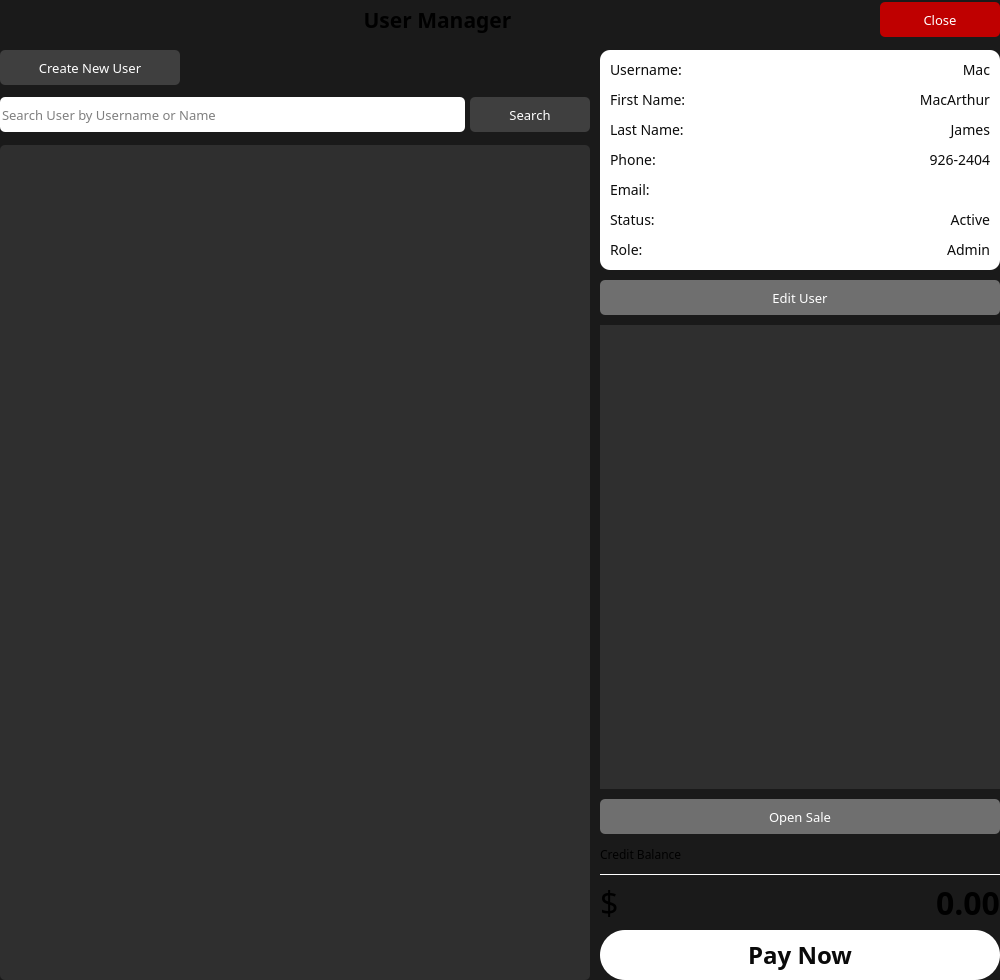
<?xml version="1.0" encoding="UTF-8"?>
<ui version="4.0">
 <class>UsersListWindow</class>
 <widget class="QWidget" name="UsersListWindow">
  <property name="geometry">
   <rect>
    <x>0</x>
    <y>0</y>
    <width>1000</width>
    <height>980</height>
   </rect>
  </property>
  <property name="minimumSize">
   <size>
    <width>980</width>
    <height>980</height>
   </size>
  </property>
  <property name="font">
   <font>
    <family>Lexend</family>
    <pointsize>10</pointsize>
   </font>
  </property>
  <property name="windowTitle">
   <string>Users List</string>
  </property>
  <property name="styleSheet">
   <string notr="true">QWidget {
}
#UsersListWindow {
	background-color: #1a1a1a;
}
#pb_user_close:hover {
	background-color: #ff0000;
}</string>
  </property>
  <layout class="QVBoxLayout" name="verticalLayout">
   <property name="spacing">
    <number>10</number>
   </property>
   <property name="leftMargin">
    <number>0</number>
   </property>
   <property name="topMargin">
    <number>0</number>
   </property>
   <property name="rightMargin">
    <number>0</number>
   </property>
   <property name="bottomMargin">
    <number>0</number>
   </property>
   <item>
    <widget class="QWidget" name="widget" native="true">
     <property name="minimumSize">
      <size>
       <width>0</width>
       <height>40</height>
      </size>
     </property>
     <property name="maximumSize">
      <size>
       <width>16777215</width>
       <height>45</height>
      </size>
     </property>
     <layout class="QHBoxLayout" name="horizontalLayout_3">
      <property name="spacing">
       <number>5</number>
      </property>
      <property name="leftMargin">
       <number>0</number>
      </property>
      <property name="topMargin">
       <number>0</number>
      </property>
      <property name="rightMargin">
       <number>0</number>
      </property>
      <property name="bottomMargin">
       <number>0</number>
      </property>
      <item>
       <widget class="QLabel" name="lb_user_title">
        <property name="minimumSize">
         <size>
          <width>0</width>
          <height>35</height>
         </size>
        </property>
        <property name="maximumSize">
         <size>
          <width>16777215</width>
          <height>35</height>
         </size>
        </property>
        <property name="font">
         <font>
          <family>Lexend</family>
          <pointsize>16</pointsize>
          <bold>true</bold>
         </font>
        </property>
        <property name="text">
         <string>User Manager</string>
        </property>
        <property name="alignment">
         <set>Qt::AlignmentFlag::AlignCenter</set>
        </property>
       </widget>
      </item>
      <item>
       <widget class="QPushButton" name="pb_user_close">
        <property name="minimumSize">
         <size>
          <width>120</width>
          <height>35</height>
         </size>
        </property>
        <property name="maximumSize">
         <size>
          <width>120</width>
          <height>35</height>
         </size>
        </property>
        <property name="styleSheet">
         <string notr="true">#pb_user_close {
	background-color: #bf0000;
	border: None;
	border-radius: 5px;
	color: white;
}

#pb_user_close:hover {
	background-color: #ff0000;
	color: white;
}</string>
        </property>
        <property name="text">
         <string>Close</string>
        </property>
        <property name="icon">
         <iconset resource="../../../../../../../../../mnt/hdd/PYTHON_LAB/eixn-pos/assets/images/icons.qrc">
          <normaloff>:/Icons/close_white.svg</normaloff>:/Icons/close_white.svg</iconset>
        </property>
       </widget>
      </item>
     </layout>
    </widget>
   </item>
   <item>
    <widget class="QWidget" name="wd_content" native="true">
     <layout class="QHBoxLayout" name="horizontalLayout">
      <property name="spacing">
       <number>10</number>
      </property>
      <property name="leftMargin">
       <number>0</number>
      </property>
      <property name="topMargin">
       <number>0</number>
      </property>
      <property name="rightMargin">
       <number>0</number>
      </property>
      <property name="bottomMargin">
       <number>0</number>
      </property>
      <item>
       <widget class="QWidget" name="wd_all_view" native="true">
        <layout class="QVBoxLayout" name="verticalLayout_2">
         <property name="spacing">
          <number>10</number>
         </property>
         <property name="leftMargin">
          <number>0</number>
         </property>
         <property name="topMargin">
          <number>0</number>
         </property>
         <property name="rightMargin">
          <number>0</number>
         </property>
         <property name="bottomMargin">
          <number>0</number>
         </property>
         <item>
          <widget class="QPushButton" name="pb_create_user">
           <property name="minimumSize">
            <size>
             <width>180</width>
             <height>35</height>
            </size>
           </property>
           <property name="maximumSize">
            <size>
             <width>180</width>
             <height>16777215</height>
            </size>
           </property>
           <property name="font">
            <font>
             <family>Lexend</family>
             <pointsize>10</pointsize>
            </font>
           </property>
           <property name="styleSheet">
            <string notr="true">#pb_create_user {
	background-color: #3f3f3f;
	color: white;
	border: None;
	border-radius: 5px;
}
#pb_create_user:hover {
	background-color: #4f4f4f;
}</string>
           </property>
           <property name="text">
            <string>Create New User</string>
           </property>
           <property name="icon">
            <iconset resource="../../../../../../../../../mnt/hdd/PYTHON_LAB/eixn-pos/assets/images/icons.qrc">
             <normaloff>:/Icons/add_white.svg</normaloff>:/Icons/add_white.svg</iconset>
           </property>
           <property name="flat">
            <bool>false</bool>
           </property>
          </widget>
         </item>
         <item>
          <widget class="QWidget" name="wd_user_search" native="true">
           <property name="minimumSize">
            <size>
             <width>0</width>
             <height>40</height>
            </size>
           </property>
           <property name="maximumSize">
            <size>
             <width>16777215</width>
             <height>40</height>
            </size>
           </property>
           <layout class="QHBoxLayout" name="horizontalLayout_2">
            <property name="spacing">
             <number>5</number>
            </property>
            <property name="leftMargin">
             <number>0</number>
            </property>
            <property name="topMargin">
             <number>0</number>
            </property>
            <property name="rightMargin">
             <number>0</number>
            </property>
            <property name="bottomMargin">
             <number>0</number>
            </property>
            <item>
             <widget class="QLineEdit" name="le_user_search">
              <property name="minimumSize">
               <size>
                <width>0</width>
                <height>35</height>
               </size>
              </property>
              <property name="font">
               <font>
                <family>Lexend</family>
                <pointsize>10</pointsize>
               </font>
              </property>
              <property name="styleSheet">
               <string notr="true">color: #000;
background-color: #fff;
border: None;
border-radius: 5px;</string>
              </property>
              <property name="placeholderText">
               <string>Search User by Username or Name</string>
              </property>
             </widget>
            </item>
            <item>
             <widget class="QPushButton" name="pb_user_search">
              <property name="minimumSize">
               <size>
                <width>120</width>
                <height>35</height>
               </size>
              </property>
              <property name="font">
               <font>
                <family>Lexend</family>
                <pointsize>10</pointsize>
               </font>
              </property>
              <property name="styleSheet">
               <string notr="true">#pb_user_search {
	background-color: #3f3f3f;
	color: #fff;
	border: None;
	border-radius: 5px;
}
#pb_user_search:hover {
	background-color: #4f4f4f;
}</string>
              </property>
              <property name="text">
               <string>Search</string>
              </property>
              <property name="icon">
               <iconset resource="../../../../../../../../../mnt/hdd/PYTHON_LAB/eixn-pos/assets/images/icons.qrc">
                <normaloff>:/Icons/search_white.svg</normaloff>:/Icons/search_white.svg</iconset>
              </property>
              <property name="iconSize">
               <size>
                <width>16</width>
                <height>16</height>
               </size>
              </property>
             </widget>
            </item>
           </layout>
          </widget>
         </item>
         <item>
          <widget class="QTableView" name="tbl_users">
           <property name="styleSheet">
            <string notr="true">#tbl_users {
	background-color: #2f2f2f;
	color: white;
	border: None;
	border-radius: 5px;
}</string>
           </property>
          </widget>
         </item>
        </layout>
       </widget>
      </item>
      <item>
       <widget class="QWidget" name="wd_detail_view" native="true">
        <property name="minimumSize">
         <size>
          <width>400</width>
          <height>0</height>
         </size>
        </property>
        <property name="maximumSize">
         <size>
          <width>400</width>
          <height>16777215</height>
         </size>
        </property>
        <property name="styleSheet">
         <string notr="true">#wd_detail_view QFrame {
	border: None;
}</string>
        </property>
        <layout class="QVBoxLayout" name="verticalLayout_5">
         <property name="spacing">
          <number>10</number>
         </property>
         <property name="leftMargin">
          <number>0</number>
         </property>
         <property name="topMargin">
          <number>0</number>
         </property>
         <property name="rightMargin">
          <number>0</number>
         </property>
         <property name="bottomMargin">
          <number>0</number>
         </property>
         <item>
          <widget class="QWidget" name="wd_user_details" native="true">
           <property name="minimumSize">
            <size>
             <width>380</width>
             <height>0</height>
            </size>
           </property>
           <property name="maximumSize">
            <size>
             <width>400</width>
             <height>16777215</height>
            </size>
           </property>
           <property name="font">
            <font>
             <family>Lexend</family>
            </font>
           </property>
           <property name="styleSheet">
            <string notr="true">#wd_user_details {
	background-color: #fff;
	border: None;
	border-radius: 10px;
	color: #1a1a1a;
}

#wd_user_details QLabel {
	border: None;
	color: #0c0c0c;
	font-size: 14px;
	font-weight: Normal;
}</string>
           </property>
           <layout class="QFormLayout" name="formLayout">
            <property name="horizontalSpacing">
             <number>10</number>
            </property>
            <property name="verticalSpacing">
             <number>10</number>
            </property>
            <property name="leftMargin">
             <number>10</number>
            </property>
            <property name="topMargin">
             <number>10</number>
            </property>
            <property name="rightMargin">
             <number>10</number>
            </property>
            <property name="bottomMargin">
             <number>10</number>
            </property>
            <item row="0" column="0">
             <widget class="QLabel" name="lb_username">
              <property name="minimumSize">
               <size>
                <width>80</width>
                <height>0</height>
               </size>
              </property>
              <property name="font">
               <font>
                <family>Lexend</family>
                <pointsize>-1</pointsize>
                <bold>false</bold>
               </font>
              </property>
              <property name="text">
               <string>Username:</string>
              </property>
             </widget>
            </item>
            <item row="0" column="1">
             <widget class="QLabel" name="lb_username_val">
              <property name="minimumSize">
               <size>
                <width>120</width>
                <height>0</height>
               </size>
              </property>
              <property name="font">
               <font>
                <family>Lexend</family>
                <pointsize>-1</pointsize>
                <bold>false</bold>
               </font>
              </property>
              <property name="text">
               <string>Mac</string>
              </property>
              <property name="alignment">
               <set>Qt::AlignmentFlag::AlignRight|Qt::AlignmentFlag::AlignTrailing|Qt::AlignmentFlag::AlignVCenter</set>
              </property>
             </widget>
            </item>
            <item row="1" column="0">
             <widget class="QLabel" name="lb_first_name">
              <property name="minimumSize">
               <size>
                <width>80</width>
                <height>0</height>
               </size>
              </property>
              <property name="font">
               <font>
                <family>Lexend</family>
                <pointsize>-1</pointsize>
                <bold>false</bold>
               </font>
              </property>
              <property name="text">
               <string>First Name:</string>
              </property>
             </widget>
            </item>
            <item row="1" column="1">
             <widget class="QLabel" name="lb_firstName_val">
              <property name="minimumSize">
               <size>
                <width>120</width>
                <height>0</height>
               </size>
              </property>
              <property name="font">
               <font>
                <family>Lexend</family>
                <pointsize>-1</pointsize>
                <bold>false</bold>
               </font>
              </property>
              <property name="text">
               <string>MacArthur</string>
              </property>
              <property name="alignment">
               <set>Qt::AlignmentFlag::AlignRight|Qt::AlignmentFlag::AlignTrailing|Qt::AlignmentFlag::AlignVCenter</set>
              </property>
             </widget>
            </item>
            <item row="2" column="0">
             <widget class="QLabel" name="lb_last_name">
              <property name="minimumSize">
               <size>
                <width>80</width>
                <height>0</height>
               </size>
              </property>
              <property name="font">
               <font>
                <family>Lexend</family>
                <pointsize>-1</pointsize>
                <bold>false</bold>
               </font>
              </property>
              <property name="text">
               <string>Last Name:</string>
              </property>
             </widget>
            </item>
            <item row="2" column="1">
             <widget class="QLabel" name="lb_lastName_val">
              <property name="minimumSize">
               <size>
                <width>120</width>
                <height>0</height>
               </size>
              </property>
              <property name="font">
               <font>
                <family>Lexend</family>
                <pointsize>-1</pointsize>
                <bold>false</bold>
               </font>
              </property>
              <property name="text">
               <string>James</string>
              </property>
              <property name="alignment">
               <set>Qt::AlignmentFlag::AlignRight|Qt::AlignmentFlag::AlignTrailing|Qt::AlignmentFlag::AlignVCenter</set>
              </property>
             </widget>
            </item>
            <item row="3" column="0">
             <widget class="QLabel" name="lb_phone">
              <property name="minimumSize">
               <size>
                <width>80</width>
                <height>0</height>
               </size>
              </property>
              <property name="font">
               <font>
                <family>Lexend</family>
                <pointsize>-1</pointsize>
                <bold>false</bold>
               </font>
              </property>
              <property name="text">
               <string>Phone:</string>
              </property>
             </widget>
            </item>
            <item row="3" column="1">
             <widget class="QLabel" name="lb_phone_val">
              <property name="minimumSize">
               <size>
                <width>120</width>
                <height>0</height>
               </size>
              </property>
              <property name="font">
               <font>
                <family>Lexend</family>
                <pointsize>-1</pointsize>
                <bold>false</bold>
               </font>
              </property>
              <property name="text">
               <string>926-2404</string>
              </property>
              <property name="alignment">
               <set>Qt::AlignmentFlag::AlignRight|Qt::AlignmentFlag::AlignTrailing|Qt::AlignmentFlag::AlignVCenter</set>
              </property>
             </widget>
            </item>
            <item row="4" column="0">
             <widget class="QLabel" name="lb_email">
              <property name="minimumSize">
               <size>
                <width>80</width>
                <height>0</height>
               </size>
              </property>
              <property name="font">
               <font>
                <family>Lexend</family>
                <pointsize>-1</pointsize>
                <bold>false</bold>
               </font>
              </property>
              <property name="text">
               <string>Email:</string>
              </property>
             </widget>
            </item>
            <item row="4" column="1">
             <widget class="QLabel" name="lb_email_val">
              <property name="minimumSize">
               <size>
                <width>120</width>
                <height>0</height>
               </size>
              </property>
              <property name="font">
               <font>
                <family>Lexend</family>
                <pointsize>-1</pointsize>
                <bold>false</bold>
               </font>
              </property>
              <property name="text">
               <string/>
              </property>
              <property name="alignment">
               <set>Qt::AlignmentFlag::AlignRight|Qt::AlignmentFlag::AlignTrailing|Qt::AlignmentFlag::AlignVCenter</set>
              </property>
             </widget>
            </item>
            <item row="5" column="0">
             <widget class="QLabel" name="lb_status">
              <property name="minimumSize">
               <size>
                <width>80</width>
                <height>0</height>
               </size>
              </property>
              <property name="font">
               <font>
                <family>Lexend</family>
                <pointsize>-1</pointsize>
                <bold>false</bold>
               </font>
              </property>
              <property name="text">
               <string>Status:</string>
              </property>
             </widget>
            </item>
            <item row="5" column="1">
             <widget class="QLabel" name="lb_status_val">
              <property name="minimumSize">
               <size>
                <width>120</width>
                <height>0</height>
               </size>
              </property>
              <property name="font">
               <font>
                <family>Lexend</family>
                <pointsize>-1</pointsize>
                <bold>false</bold>
               </font>
              </property>
              <property name="text">
               <string>Active</string>
              </property>
              <property name="alignment">
               <set>Qt::AlignmentFlag::AlignRight|Qt::AlignmentFlag::AlignTrailing|Qt::AlignmentFlag::AlignVCenter</set>
              </property>
             </widget>
            </item>
            <item row="6" column="0">
             <widget class="QLabel" name="lb_role">
              <property name="minimumSize">
               <size>
                <width>80</width>
                <height>0</height>
               </size>
              </property>
              <property name="font">
               <font>
                <family>Lexend</family>
                <pointsize>-1</pointsize>
                <bold>false</bold>
               </font>
              </property>
              <property name="text">
               <string>Role:</string>
              </property>
             </widget>
            </item>
            <item row="6" column="1">
             <widget class="QLabel" name="lb_role_val">
              <property name="minimumSize">
               <size>
                <width>120</width>
                <height>0</height>
               </size>
              </property>
              <property name="font">
               <font>
                <family>Lexend</family>
                <pointsize>-1</pointsize>
                <bold>false</bold>
               </font>
              </property>
              <property name="text">
               <string>Admin</string>
              </property>
              <property name="alignment">
               <set>Qt::AlignmentFlag::AlignRight|Qt::AlignmentFlag::AlignTrailing|Qt::AlignmentFlag::AlignVCenter</set>
              </property>
             </widget>
            </item>
           </layout>
          </widget>
         </item>
         <item>
          <widget class="QPushButton" name="pb_edit_user">
           <property name="minimumSize">
            <size>
             <width>0</width>
             <height>35</height>
            </size>
           </property>
           <property name="maximumSize">
            <size>
             <width>16777215</width>
             <height>35</height>
            </size>
           </property>
           <property name="font">
            <font>
             <family>Lexend</family>
             <pointsize>10</pointsize>
            </font>
           </property>
           <property name="layoutDirection">
            <enum>Qt::LayoutDirection::LeftToRight</enum>
           </property>
           <property name="styleSheet">
            <string notr="true">#pb_edit_user {
	background-color: #6f6f6f;
	color: white;
	border: None;
	border-radius: 5px;
}
#pb_edit_user:hover {
	background-color: #8f8f8f;
}</string>
           </property>
           <property name="text">
            <string>Edit User</string>
           </property>
           <property name="icon">
            <iconset resource="../../../../../../../../../mnt/hdd/PYTHON_LAB/eixn-pos/assets/images/icons.qrc">
             <normaloff>:/Icons/edit_white.svg</normaloff>:/Icons/edit_white.svg</iconset>
           </property>
          </widget>
         </item>
         <item>
          <widget class="QWidget" name="widget_2" native="true">
           <layout class="QVBoxLayout" name="verticalLayout_3">
            <property name="spacing">
             <number>10</number>
            </property>
            <property name="leftMargin">
             <number>0</number>
            </property>
            <property name="topMargin">
             <number>0</number>
            </property>
            <property name="rightMargin">
             <number>0</number>
            </property>
            <property name="bottomMargin">
             <number>0</number>
            </property>
            <item>
             <widget class="QListView" name="lw_user_sales">
              <property name="styleSheet">
               <string notr="true">#lw_user_sales {
	background-color: #2f2f2f;
}</string>
              </property>
             </widget>
            </item>
            <item>
             <widget class="QPushButton" name="pb_open_transaction">
              <property name="minimumSize">
               <size>
                <width>0</width>
                <height>35</height>
               </size>
              </property>
              <property name="maximumSize">
               <size>
                <width>16777215</width>
                <height>35</height>
               </size>
              </property>
              <property name="font">
               <font>
                <family>Lexend</family>
                <pointsize>10</pointsize>
               </font>
              </property>
              <property name="styleSheet">
               <string notr="true">#pb_open_transaction {
	background-color: #6f6f6f;
	color: #fff;
	border: None;
	border-radius: 5px;
}
#pb_open_transaction:hover {
	background-color: #8f8f8f;
}</string>
              </property>
              <property name="text">
               <string>Open Sale</string>
              </property>
              <property name="icon">
               <iconset resource="../../../../../../../../../mnt/hdd/PYTHON_LAB/eixn-pos/assets/images/icons.qrc">
                <normaloff>:/Icons/dollar_white.svg</normaloff>:/Icons/dollar_white.svg</iconset>
              </property>
             </widget>
            </item>
           </layout>
          </widget>
         </item>
         <item>
          <widget class="QWidget" name="wd_user_action" native="true">
           <layout class="QVBoxLayout" name="verticalLayout_4">
            <property name="spacing">
             <number>10</number>
            </property>
            <property name="leftMargin">
             <number>0</number>
            </property>
            <property name="topMargin">
             <number>0</number>
            </property>
            <property name="rightMargin">
             <number>0</number>
            </property>
            <property name="bottomMargin">
             <number>0</number>
            </property>
            <item>
             <widget class="QLabel" name="lb_balance_txt">
              <property name="minimumSize">
               <size>
                <width>0</width>
                <height>20</height>
               </size>
              </property>
              <property name="font">
               <font>
                <family>Lexend</family>
               </font>
              </property>
              <property name="text">
               <string>Credit Balance</string>
              </property>
             </widget>
            </item>
            <item>
             <widget class="Line" name="line">
              <property name="minimumSize">
               <size>
                <width>400</width>
                <height>1</height>
               </size>
              </property>
              <property name="maximumSize">
               <size>
                <width>400</width>
                <height>1</height>
               </size>
              </property>
              <property name="layoutDirection">
               <enum>Qt::LayoutDirection::LeftToRight</enum>
              </property>
              <property name="styleSheet">
               <string notr="true">background-color: #fff;</string>
              </property>
              <property name="orientation">
               <enum>Qt::Orientation::Horizontal</enum>
              </property>
             </widget>
            </item>
            <item>
             <widget class="QWidget" name="widget_3" native="true">
              <layout class="QHBoxLayout" name="horizontalLayout_4">
               <property name="spacing">
                <number>10</number>
               </property>
               <property name="leftMargin">
                <number>0</number>
               </property>
               <property name="topMargin">
                <number>0</number>
               </property>
               <property name="rightMargin">
                <number>0</number>
               </property>
               <property name="bottomMargin">
                <number>0</number>
               </property>
               <item>
                <widget class="QLabel" name="lb_dollar_sign">
                 <property name="minimumSize">
                  <size>
                   <width>0</width>
                   <height>35</height>
                  </size>
                 </property>
                 <property name="maximumSize">
                  <size>
                   <width>50</width>
                   <height>35</height>
                  </size>
                 </property>
                 <property name="font">
                  <font>
                   <family>Lexend</family>
                   <pointsize>24</pointsize>
                   <bold>false</bold>
                  </font>
                 </property>
                 <property name="text">
                  <string>$</string>
                 </property>
                </widget>
               </item>
               <item>
                <widget class="QLabel" name="lb_balance_amount">
                 <property name="minimumSize">
                  <size>
                   <width>0</width>
                   <height>35</height>
                  </size>
                 </property>
                 <property name="maximumSize">
                  <size>
                   <width>16777215</width>
                   <height>35</height>
                  </size>
                 </property>
                 <property name="font">
                  <font>
                   <family>Lexend</family>
                   <pointsize>24</pointsize>
                   <bold>true</bold>
                  </font>
                 </property>
                 <property name="text">
                  <string>0.00</string>
                 </property>
                 <property name="alignment">
                  <set>Qt::AlignmentFlag::AlignRight|Qt::AlignmentFlag::AlignTrailing|Qt::AlignmentFlag::AlignVCenter</set>
                 </property>
                </widget>
               </item>
              </layout>
             </widget>
            </item>
            <item>
             <widget class="QPushButton" name="pb_pay_now">
              <property name="minimumSize">
               <size>
                <width>0</width>
                <height>50</height>
               </size>
              </property>
              <property name="maximumSize">
               <size>
                <width>16777215</width>
                <height>50</height>
               </size>
              </property>
              <property name="styleSheet">
               <string notr="true">#pb_pay_now {
	background-color: #fff;
	color: #0a0a0a;
	font-size: 24px;
	border: None;
	border-radius: 25px;
	font-weight: bold;
}
#pb_pay_now:hover {
	background-color: #efefef;
}</string>
              </property>
              <property name="text">
               <string>Pay Now</string>
              </property>
             </widget>
            </item>
           </layout>
          </widget>
         </item>
        </layout>
       </widget>
      </item>
     </layout>
    </widget>
   </item>
  </layout>
 </widget>
 <resources>
  <include location="../../../../../../../../../mnt/hdd/PYTHON_LAB/eixn-pos/assets/images/icons.qrc"/>
 </resources>
 <connections/>
</ui>
